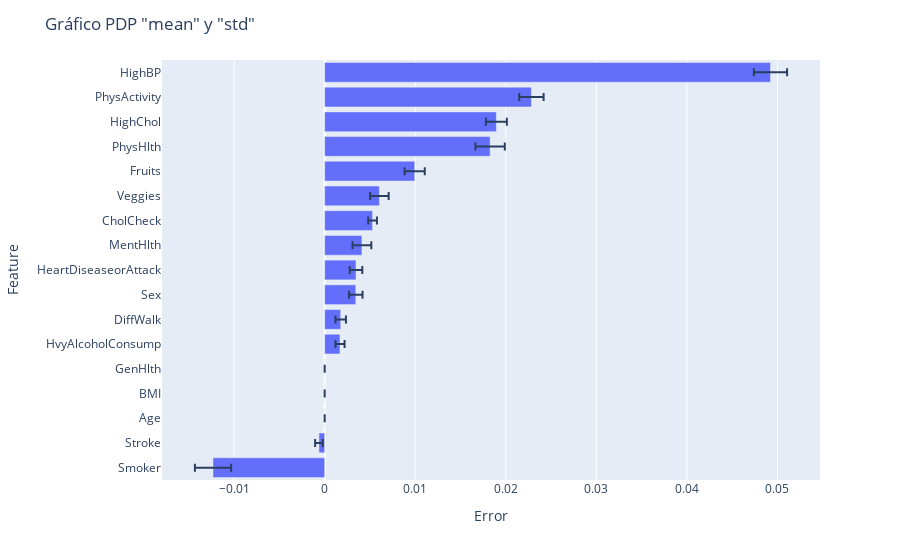

Here is the notebook cell this chart was saved with:
### Markdown cell above
**3. Visualización en gráfico**

### Code cell
# gráfico de 'perm_importance_df' mostrando el promedio y su desviación estándar
# usando plotly
import plotly.express as px

perm_importance_df = perm_importance_df.sort_values(by='mean', ascending=True)
fig = px.bar(perm_importance_df, x='mean', y='feature', orientation='h', error_x='std')
fig.update_layout(title='Gráfico PDP "mean" y "std"', xaxis_title='Error', yaxis_title='Feature')
fig.show()

### Figure 1 — Plotly figure (JSON) as saved in the notebook; plotly's stock layout.template omitted (floating-point values rounded to 4 significant figures)
{"data": [{"alignmentgroup": "True", "error_x": {"array": [0.001999, 0.000424, 0, 0, 0, 0.0005064, 0.0005796, 0.0007432, 0.0006955, 0.001037, 0.0004853, 0.001022, 0.001111, 0.001624, 0.001157, 0.001345, 0.001835]}, "hovertemplate": "mean=%{x}<br>feature=%{y}<extra></extra>", "legendgroup": "", "marker": {"color": "#636efa", "pattern": {"shape": ""}}, "name": "", "offsetgroup": "", "orientation": "h", "showlegend": false, "textposition": "auto", "type": "bar", "x": [-0.01233, -0.0006315, 0, 0, 0, 0.001695, 0.00177, 0.003438, 0.003459, 0.004114, 0.005287, 0.006043, 0.009943, 0.01827, 0.01896, 0.02283, 0.04923], "xaxis": "x", "y": ["Smoker", "Stroke", "Age", "BMI", "GenHlth", "HvyAlcoholConsump", "DiffWalk", "Sex", "HeartDiseaseorAttack", "MentHlth", "CholCheck", "Veggies", "Fruits", "PhysHlth", "HighChol", "PhysActivity", "HighBP"], "yaxis": "y"}], "layout": {"barmode": "relative", "legend": {"tracegroupgap": 0}, "margin": {"t": 60}, "title": {"text": "Gráfico PDP \"mean\" y \"std\""}, "xaxis": {"anchor": "y", "domain": [0, 1], "title": {"text": "Error"}}, "yaxis": {"anchor": "x", "domain": [0, 1], "title": {"text": "Feature"}}}}
